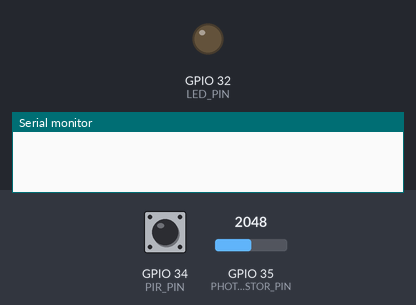
Simulated run of this sketch. Board: ESP32. Parts: output pins drawn as LEDs (lit = HIGH), the last lines printed to the serial monitor. The test bench sets the inputs (shaded band); at power-on: GPIO 34 (PIR_PIN) HIGH, GPIO 35 (PHOTO_RESISTOR_PIN) = 2048. WiFi joins after 1.5 s; servers stay silent unless stated; network time is answered at once with the bench clock; the local clock reads 2024-03-15 10:24:30 at power-on unless the sketch sets it; no MQTT or app messages arrive unless stated.

Above: at 0.0 s.
At 7.3 s:
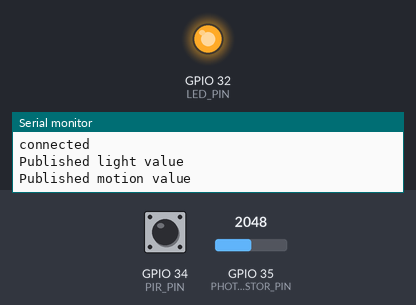
Timing chart, 0 to 8.8 s (numbered marks = the images above):
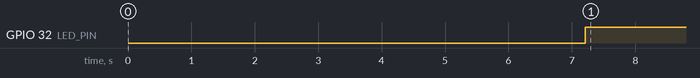

The sketch:

room-sensor-board.ino
```cpp
#include <WiFi.h>
#include <Adafruit_MQTT.h>
#include "Adafruit_MQTT_Client.h"
#include <esp_system.h>
#include "src/Pir.h"
#include "src/PhotoResistor.h"
#define PIR_PIN 34
#define PHOTO_RESISTOR_PIN 35
#define LED_PIN 32

/* wifi network info */
const char* ssid = "asus";
const char* password = "0123456789";
/* MQTT server address */
const char* mqtt_server = "192.168.2.2";
const int mqtt_port = 1883;
/* MQTT topics */
const char* topic_light = "esp/light";
const char* topic_motion = "esp/motion";

unsigned long lastNotifyTime = 0;
const unsigned long notifyInterval = 1000;
/* MQTT client management */
WiFiClient espClient;
Adafruit_MQTT_Client mqttClient(&espClient, mqtt_server, mqtt_port);
Adafruit_MQTT_Publish publisher_light(&mqttClient, topic_light);
Adafruit_MQTT_Publish publisher_motion(&mqttClient, topic_motion);

/* Hardware objects */
PhotoResistor* resistor;
Pir* pir;

void connectToWIFI() {
  delay(100);
  Serial.print("Connecting to ");
  Serial.println(ssid);
  WiFi.mode(WIFI_STA);
  WiFi.begin(ssid, password);
  while (WiFi.status() != WL_CONNECTED) {
    delay(500);
  }
  Serial.print("WiFi connected. IP address: ");
  Serial.println(WiFi.localIP());
}

void connectToMQTT() {
  Serial.println("Connecting to MQTT server");
  while (!mqttClient.connected()) {
    if (!mqttClient.connect()) {
      delay(500);
    }
  }
  Serial.println("connected");
}

void setup() {
  Serial.begin(115200);
  connectToWIFI();
  connectToMQTT();
  resistor = new PhotoResistor(PHOTO_RESISTOR_PIN);
  pir = new Pir(PIR_PIN,LED_PIN);
}

void loop() {
  if (WiFi.status() != WL_CONNECTED) {
    Serial.println("WiFi connection lost. Reconnecting...");
    connectToWIFI();
  }
  if (!mqttClient.ping()) {
    Serial.println("MQTT server connection lost");
    connectToMQTT();
  }
  unsigned long currentTime = millis();
  if (currentTime - lastNotifyTime >= notifyInterval) {
    if (publisher_light.publish(resistor->toJson().c_str())) {
      Serial.println("Published light value");
    } else {
      Serial.println("Failed to publish light value");
    }
    if (publisher_motion.publish(pir->toJson().c_str())) {
      Serial.println("Published motion value");
    } else {
      Serial.println("Failed to publish motion value");
    }
    lastNotifyTime = currentTime;
  }
}
```

JSONSensor.h
```cpp
#ifndef __JSONSENSOR_H__
#define __JSONSENSOR_H__

#include "ArduinoJson.h"
#include "Arduino.h"
#include <NTPClient.h>
#include <WiFiUdp.h>

template <typename T>
class JSONSensor {
private:
    String _name;
    WiFiUDP ntpUDP;
    NTPClient timeClient;

protected:
    String getJson(T measure) {
        timeClient.update(); // Update time before sending
        DynamicJsonDocument doc(JSON_OBJECT_SIZE(4));
        doc["name"] = _name;
        doc["measure"] = measure;
        doc["timestamp"] = timeClient.getEpochTime();

        String json;
        serializeJson(doc, json);
        return json;
    }

public:
    JSONSensor(const char* name) : _name(name), timeClient(ntpUDP, "pool.ntp.org", 7200) {
        timeClient.begin();
        timeClient.update();
    }
};

#endif
```

PhotoResistor.cpp
```cpp
#include "PhotoResistor.h"
#define TRESHOLD 3000

PhotoResistor::PhotoResistor(int pin) : JSONSensor<int>("photo_resistor"), pin(pin)
{
  pinMode(pin, INPUT);
}

int PhotoResistor::isDark()
{
  return analogRead(pin) <= TRESHOLD;
};
```

PhotoResistor.h
```cpp
#ifndef __PHOTORESISTOR__
#define __PHOTORESISTOR__
#include "Arduino.h"
#include "JSONSensor.h"

class PhotoResistor : public JSONSensor<int>
{

private:
  int pin;
  int isDark();

public:
  PhotoResistor(int pin);
  String toJson() {
    return this->getJson(this->isDark());
  }
};

#endif
```

Pir.cpp
```cpp
#include "Pir.h"

Pir::Pir(int pir_pin, int led_pin) : JSONSensor<int>("pir_sensor"), pir_pin(pir_pin), led_pin(led_pin) {
  pinMode(pir_pin, INPUT);
  pinMode(led_pin, OUTPUT);
  for (int i = 0; i < 5; i++) {
    delay(1000);
  }
}

int Pir::getMotion() {
  int motion = digitalRead(this->pir_pin) == HIGH ? 1 : 0;
  analogWrite(this->led_pin, motion * 255);
  return motion;
};
```

Pir.h
```cpp
#ifndef __PIR__
#define __PIR__
#include "Arduino.h"
#include "JSONSensor.h"
class Pir : public JSONSensor<int>
{
private:
  int pir_pin;
  int led_pin;
  int getMotion();

public:
  Pir(int pir_pin,int led_pin);
  String toJson() {
    return this->getJson(this->getMotion());
  }

};

#endif
```

Measured:
- by itself, GPIO 32 (LED_PIN): LOW → HIGH at 7.2 s
